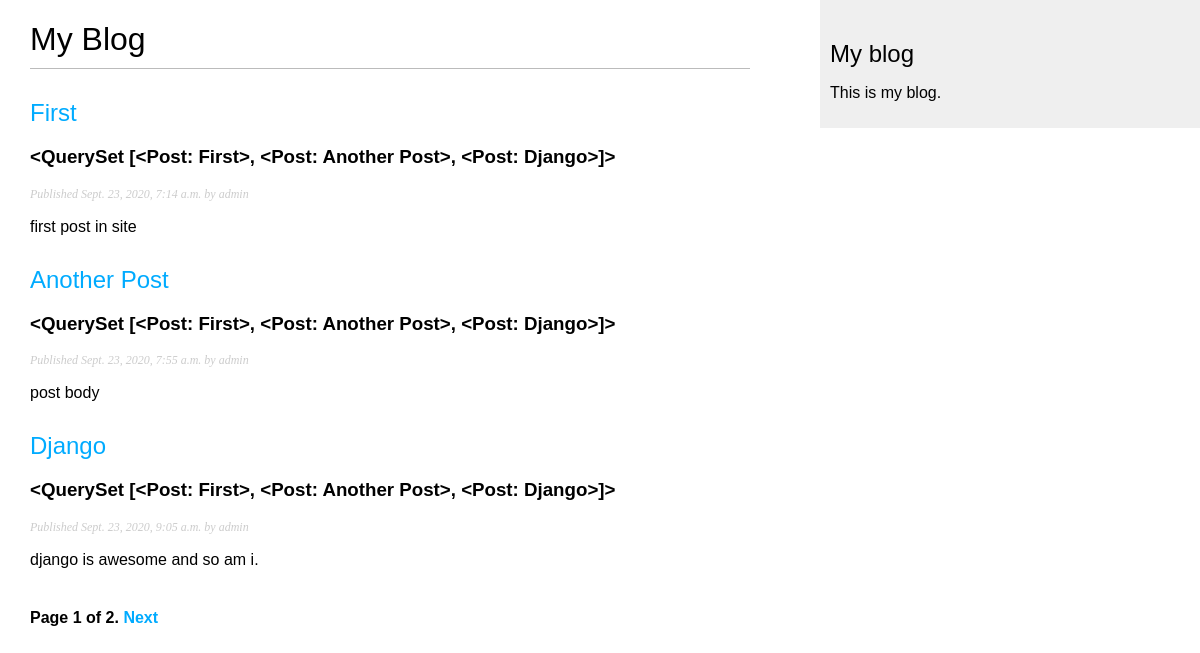
Screenshot of /blog/ with the database file from the repository.
### blog/models.py (models this page shows)
class Post(models.Model):
	STATUS_CHOICES = (
		('draft', 'Draft'),
		('published', 'Published'),
		)
	title = models.CharField(max_length=250)
	slug = models.SlugField(max_length=250,
							unique_for_date='publish')
	author = models.ForeignKey(User,
							on_delete=models.CASCADE,
							related_name='blog_posts')
	body = models.TextField()
	objects = models.Manager()
	published = PublishedManager()
	publish = models.DateTimeField(default=timezone.now)
	created = models.DateTimeField(auto_now_add=True)
	updated = models.DateTimeField(auto_now=True)
	status = models.CharField(max_length=10,
							  choices=STATUS_CHOICES,
							  default='draft')
	def get_absolute_url(self):
		return reverse('blog:post_detail', args=[self.publish.year,
									   	   self.publish.month,
									       self.publish.day, self.slug])
	class Meta:
		ordering = ('publish',)
	def __str__(self):
		return self.title

### blog/views.py (the view)
# urls.py: path('', views.PostListView.as_view(), name='post_list'),
class PostListView(ListView):
	queryset = Post.published.all()
	context_object_name = 'posts'
	paginate_by = 3
	template_name = 'blog/post/list.html'

### blog/Templates/blog/post/list.html (shortened to what this page needs)
{% extends "blog/base.html" %}
{% block content %}
 <h1>My Blog</h1>
 {% for post in posts %}
 <h2>
 <a href="{{ post.get_absolute_url }}">
 {{ post.title }}
 </a>
 </h2>
 <h3>{{posts}}</h3>
 <p class="date">
 Published {{ post.publish }} by {{ post.author }}
 </p>
 {{ post.body|truncatewords:30|linebreaks }}
 {% endfor %}
 {% include "pagination.html" with page=page_obj %}
{% endblock %}

### blog/Templates/blog/base.html (shortened to what this page needs)
{% load static %}
<!DOCTYPE html>
<html>
<head>
 <link href="{% static "blog.css" %}" rel="stylesheet">
</head>
<body>
 <div id="content">
 {% block content %}
 {% endblock %}
 </div>
 <div id="sidebar">
 <h2>My blog</h2>
 <p>This is my blog.</p>
 </div>
</body>
</html>

### blog/Templates/pagination.html (shortened to what this page needs)
<div class="pagination">
 <span class="step-links">
 <span class="current">
 Page {{ page.number }} of {{ page.paginator.num_pages }}.
 </span>
 {% if page.has_next %}
 <a href="?page={{ page.next_page_number }}">Next</a>
 {% endif %}
 </span>
</div>

### blog/static/blog.css (style rules this page uses)
body { margin:0; padding:0; font-family:helvetica, sans-serif; }
a { color:#00abff; text-decoration:none; }
h1 { font-weight:normal; border-bottom:1px solid #bbb; padding:0 0 10px 0; }
h2 { font-weight:normal; margin:30px 0 0; }
#content { float:left; width:60%; padding:0 0 0 30px; }
#sidebar { float:right; width:30%; padding:10px; background:#efefef; height:100%; }
p.date { color:#ccc; font-family: georgia, serif; font-size: 12px; font-style: italic; }
.pagination { margin:40px 0; font-weight:bold; }

### rows the page displays
Post: title "First", title.title "<QuerySet [<Post: First>, <Post: Another Post>, <Post: Django>]>", publish "Sept. 23, 2020, 7:14 a.m.", author "admin", body "first post in site"
Post: title "Another Post", publish "Sept. 23, 2020, 7:55 a.m.", author "admin", body "post body"
Post: title "Django", publish "Sept. 23, 2020, 9:05 a.m.", author "admin", body "django is awesome and so am i."

### other values shown
{{ page.number }} "1"
{{ page.paginator.num_pages }} "2"
